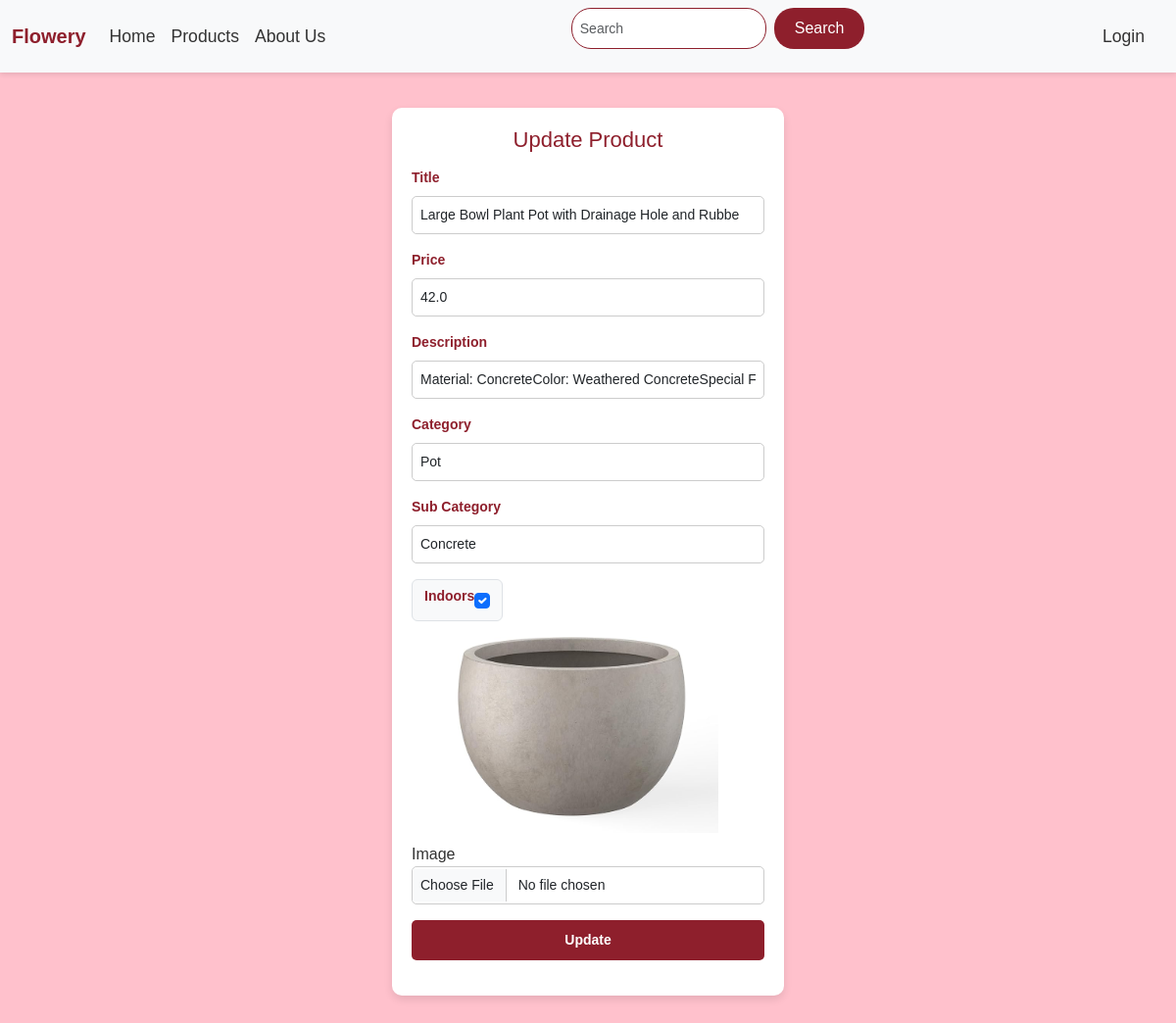
Before: /updateproduct/11/ with the older database file.
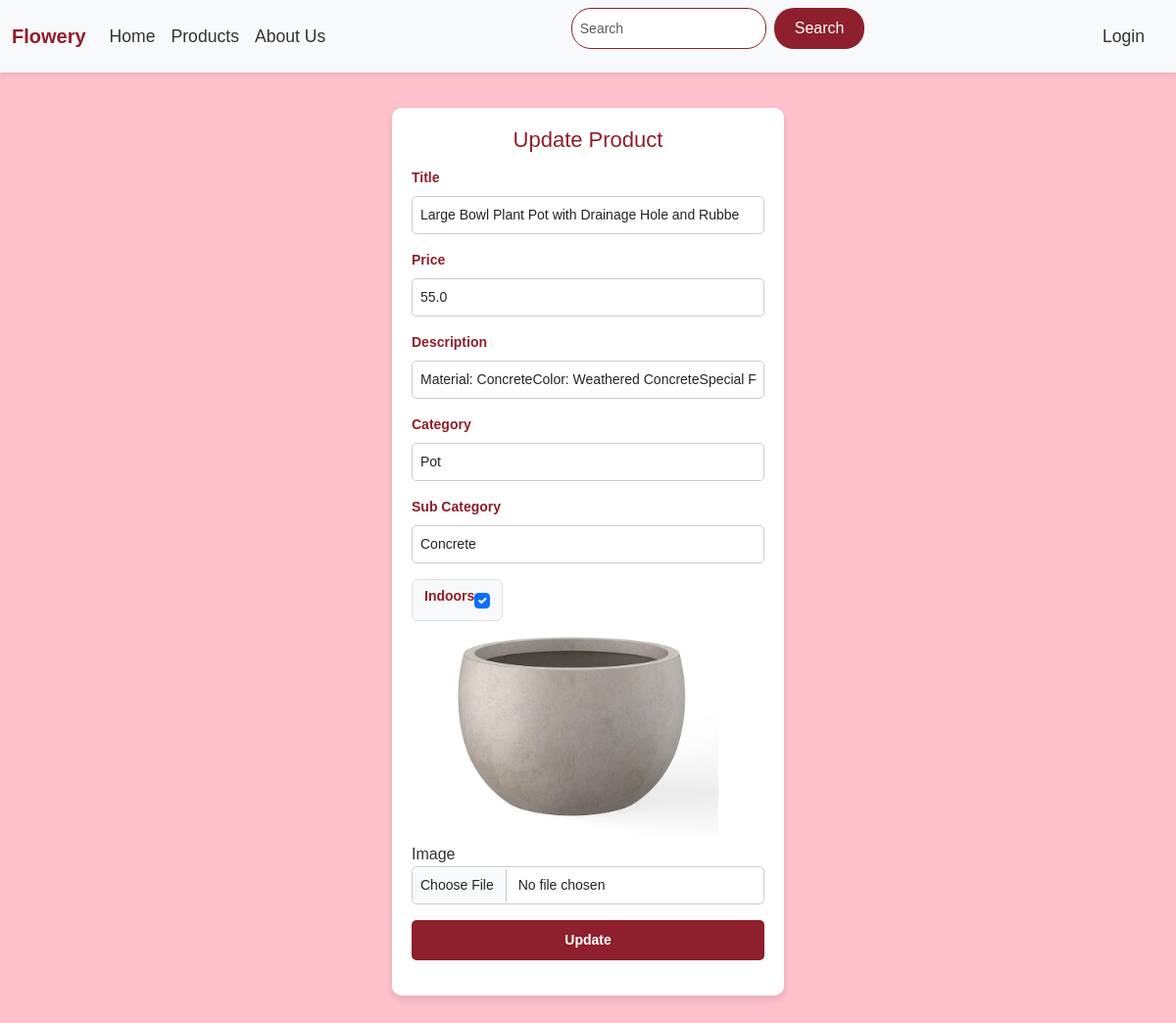
After: the same page with the newer database file.
### pinelli_site/models.py (models this page shows)
class Product(models.Model):# model for table in sql with name Product
    title=models.CharField(max_length=100)#create field called title that is varchar(50)
    price=models.FloatField()
    description=models.TextField()
    category=models.CharField(max_length=20)
    sub_category=models.CharField(max_length=20)
    indoors=models.BooleanField()
    image=models.ImageField(upload_to="static/images")

### pinelli_site/views.py (the view)
# urls.py: path('updateproduct/<int:product_id>/', views.updateproduct, name='updateproduct'),
def updateproduct(request,product_id):
    product_by_id=Product.objects.get(id=product_id)#get product by id
    if request.method == 'POST':
        title=request.POST["title"]
        price=request.POST["price"]
        description=request.POST["description"]
        category=request.POST["category"].capitalize()#i capitalized the first letter it because if it is not capitalized it will make a new category
        sub_category=request.POST["sub_category"].capitalize()
        try:
            indoors=request.POST["indoors"]#i try to take the ckecked indoors and if the user doesnt click it i take it as false
            if indoors=="":
                indoors=True
        except:
            indoors=False
        try:
            image=request.FILES["image"]#because it is an file i take it from FILES
        except:
            image=None
        if image!=None:
            upload_folder = os.path.join(settings.BASE_DIR, 'static\images')#the folder i will save it
            file_path=os.path.join(upload_folder,image.name)#where it will save it
            if not os.path.exists(upload_folder):#if the folder doesnt exist create one in order to not have errors
                os.makedirs(upload_folder)
            with open(file_path, 'wb+') as destination: #i save the file using chunks that posted because the form i made send chunks
                for chunk in image.chunks():
                    destination.write(chunk)
        print(title,indoors)
        product_by_id.title=title
        product_by_id.price=price
        product_by_id.description=description
        product_by_id.category=category
        product_by_id.sub_category=sub_category
        product_by_id.indoors=indoors
        if image!=None:
            product_by_id.image="static/images/"+image.name
        product_by_id.save()
        messages.success(request, f'Product ({title}) update successfully !!')
        return redirect("products")
    elif request.method == 'GET':
        return  render(request,"addproduct.html",{"product":product_by_id})

### templates/addproduct.html (shortened to what the changed rows need)
{% extends "base.html" %}
{% block header %}
<link rel="stylesheet" href="/static/css/register.css">
{% endblock %}
{% block body %}
<div class="form-container">
    {% if product %}
    <form method="POST" action="/updateproduct/{{ product.id }}/" enctype="multipart/form-data">
    {% else %}
    <form method="POST" enctype="multipart/form-data">
    {% endif %}
        {% if product %}
            <h2 class="form-title">Update Product</h2>
        {% else %}
            <h2 class="form-title">Add Product</h2>
        {% endif %}
        <div class="mb-3">
            <label for="title" class="form-label">Title</label>
            {% if product %}
                <input type="text" class="form-control" id="title" name="title" placeholder="Enter your title" value="{{ product.title }}" required>
            {% else %}
                <input type="text" class="form-control" id="title" name="title" placeholder="Enter your title" required>
            {% endif %}
        </div>
        <div class="mb-3">
            <label for="price" class="form-label">Price</label>
            {% if product %}
            <input type="number" step="0.1" class="form-control" id="price" name="price" placeholder="Enter your price" value="{{ product.price }}" required>
            {% else %}
            <input type="number" step="0.1" class="form-control" id="price" name="price" placeholder="Enter your price" required>
            {% endif %}
        </div>
        <div class="mb-3">
            <label for="description" class="form-label">Description</label>
            {% if product %}
            <input type="text" class="form-control" id="description" name="description" placeholder="Enter your description"  value="{{ product.description }}" required>
            {% else %}
            <input type="text" class="form-control" id="description" name="description" placeholder="Enter your description" required>
            {% endif %}
        </div>
        <div class="mb-3">
            <label for="category" class="form-label">Category</label>
            {% if product %}
            <input type="text" class="form-control" id="category" name="category" placeholder="Enter your category" value="{{ product.category }}" required>
            {% else %}
            <input type="text" class="form-control" id="category" name="category" placeholder="Enter your category" required>
            {% endif %}
        </div>
        <div class="mb-3">
            <label for="sub_category" class="form-label">Sub Category</label>
            {% if product %}
            <input type="text" class="form-control" id="sub_category" name="sub_category" placeholder="Enter your sub category" value="{{ product.sub_category }}" required>
            {% else %}
            <input type="text" class="form-control" id="sub_category" name="sub_category" placeholder="Enter your sub category" required>
            {% endif %}
        </div>
        <div class="input-group mb-3">
            <div class="input-group-text">
            </div>
        </div>
        {% if product %}
        <img src="/{{ product.image }}" alt="{{ product.title }}" class="product-image">
        {% endif %}
        <div class="mb-3">
            <label for="image" class="form-image">Image</label>
            {% if product %}
            <input type="file" class="form-control" id="image" name="image"  accept="image/*">
            {% else %}
            <input type="file" class="form-control" id="image" name="image" required accept="image/*">
            {% endif %}
        </div>
        {% if product %}
        <button type="submit" class="btn btn-primary btn-submit">Update</button>
        {% else %}
        <button type="submit" class="btn btn-primary btn-submit">Sumbit</button>
        {% endif %}
    </form>
</div>
{% endblock %}

Changed rows visible on the page:
changed Product "Large Bowl Plant Pot with Drainage Hole and Rubbe": price "42.0" → "55.0"
